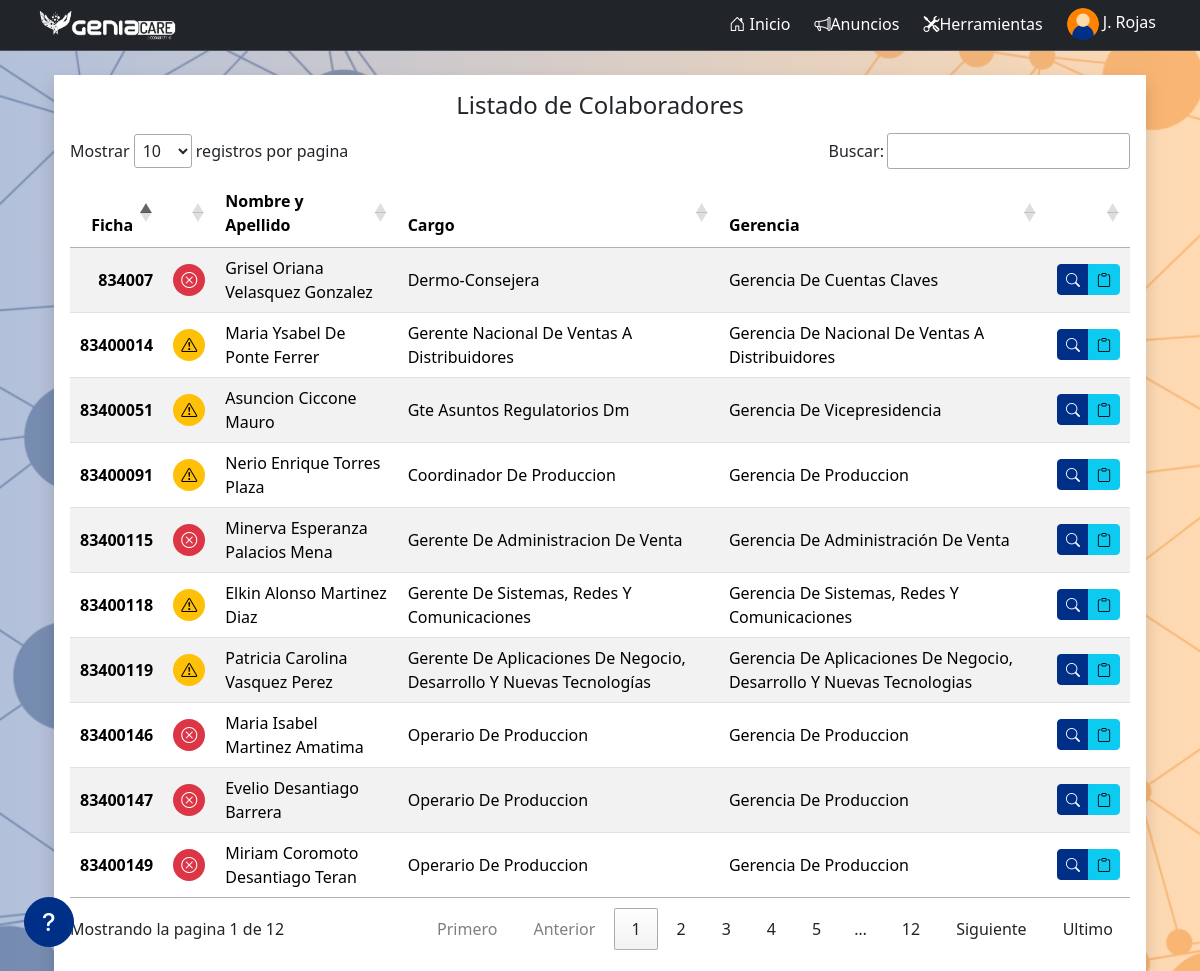
Page /search/ (signed in) on the committed database.
### performanceGC/models.py (models this page shows, shortened)
class Empleado(models.Model):
    imagen = models.ImageField(upload_to='images/', null=True, blank=True)
    nombre = models.TextField(max_length=200)
    apellido = models.TextField(max_length=200)
    cedula = models.IntegerField(default=0, unique=True)
    ficha = models.IntegerField(default=0, unique=True)
    ceco = models.CharField(max_length=15)
    fechaIngreso = models.DateField('Fecha de Ingreso', null=True, blank=True)
    fechaEgreso = models.DateField(null=True, blank=True)
    fechaNacimiento = models.DateField(null=True, blank=True)
    cargo = models.ForeignKey(Cargo, on_delete=models.CASCADE)
    usuario = models.OneToOneField(
        User, on_delete=models.CASCADE, null=True, blank=True)
    es_evaluado = models.BooleanField(default=True)
    history = HistoricalRecords()
    class Meta:
        ordering = ['ficha']
        verbose_name = 'Empleado'
        verbose_name_plural = 'Empleados'
    def __str__(self):
        return self.nombre + ' ' + self.apellido
    def get_short_name(self):
        return f'{self.nombre[0]}. {self.apellido.split()[0]}'.title()
    def tiene_objetivos(self):
        return self.objetivos_set.filter(periodo=Periodo.objects.get(is_active=True)).exists()
    def tiene_objetivos_por_aprobar(self):
        return self.objetivos_set.filter(is_aproved=False, periodo=Periodo.objects.get(is_active=True)).exists()

class Cargo(models.Model):
    nombreText = models.CharField(max_length=200)
    supervisor = models.ForeignKey(
        'self', on_delete=models.CASCADE, null=True, blank=True)
    nivel = models.ForeignKey(Niveles, on_delete=models.CASCADE, null=True)
    gerencia = models.ForeignKey(Gerencia, on_delete=models.CASCADE, null=True, blank=True)
    direccion = models.ForeignKey(Direccion, on_delete=models.CASCADE, null=True, blank=True)
    nombre_infocent = models.CharField(max_length=200, null=True, blank=True)
    is_active = models.BooleanField(default=True)
    history = HistoricalRecords()
    class Meta:
        ordering = ['nivel', 'nombreText']
        verbose_name = 'Cargo'
        verbose_name_plural = 'Cargos'
    def __str__(self):
        return self.nombreText

class Gerencia(models.Model):
    nombreText = models.CharField(max_length=200)
    direccion = models.ForeignKey(
        Direccion, on_delete=models.SET_NULL, null=True)
    departamento = models.ForeignKey(
        Departamento, on_delete=models.SET_NULL, null=True)
    debajo = models.ForeignKey(
        'self', on_delete=models.CASCADE, null=True, blank=True)
    history = HistoricalRecords()
    class Meta:
        ordering = ['id']
        verbose_name = 'Gerencia'
        verbose_name_plural = 'Gerencias'
    def __str__(self):
        return f'Gerencia de {self.nombreText}'

### performanceGC/views.py (the view)
# urls.py: path('search/', views.masterEmployee, name='search'),
@login_required
def masterEmployee(request):
    if request.user.is_staff:
        empleados = Empleado.objects.all().order_by(
            'cargo__nivel__valor').exclude(fechaEgreso__isnull=False)
    else:
        empleados = request.user.empleado.subordinados()
    return render(request, 'master.html', {
        'empleados': empleados
    })

### performanceGC/templatetags/custom_tags.py (called while the page is built)
@register.filter
def get_file_url(file_field):
    try:
        return file_field.url
    except ValueError:
        return None

### performanceGC/templates/master.html (shortened to what this page needs)
{% extends 'main.html' %}
{% block content %}
  <div class="container">
    <div class="row justify-content-center mt-4">
      <div class="col">
        <div class="card card-body border-0 rounded-0 shadow">
          <div class="table-responsive">
            <h4 class="text-center">Listado de Colaboradores</h4>
            <table class="table table-sm table-striped table-hover datatable" id="employeeTable">
              <thead>
                <tr>
                  <th scope="col">Ficha</th>
                  <th scope="col"></th>
                  <th scope="col">Nombre y Apellido</th>
                  <th scope="col">Cargo</th>
                  <th scope="col">Gerencia</th>
                  <th scope="col"></th>
                </tr>
              </thead>
              <tbody class="">
                {% for empleado in empleados %}
                  <tr class="align-middle">
                    <th scope="row">{{ empleado.ficha }}</th>
                    <td>
                      {% if empleado.tiene_objetivos %}
                        {% if empleado.tiene_objetivos_por_aprobar %}
                          <span class="p-2 badge rounded-pill text-bg-warning fs-6" data-bs-toggle="tooltip" data-bs-placement="top" title="El empleado tiene objetivos que requieren aprobación">
                            <i class="bi bi-exclamation-triangle"></i>
                          </span>
                        {% else %}
                          <span class="p-2 badge rounded-pill text-bg-success fs-6" data-bs-toggle="tooltip" data-bs-placement="top" title="El empleado tiene todos sus objetivos aprobados">
                            <i class="bi bi-check-circle"></i>
                            <div class="d-none">{{ empleado.tiene_objetivos_por_aprobar }}</div>
                          </span>
                        {% endif %}
                      {% else %}
                        <span class="p-2 badge rounded-pill text-bg-danger fs-6" data-bs-toggle="tooltip" data-bs-placement="top" title="El empleado no tiene objetivos">
                          <i class="bi bi-x-circle"></i>
                        </span>
                      {% endif %}
                    </td>
                    <td>{{ empleado.nombre|title }} {{ empleado.apellido|title }}</td>
                    <td>{{ empleado.cargo|title }}</td>
                    <td>{{ empleado.cargo.gerencia|title }}</td>
                    <td>
                      <div class="btn-group btn-group-sm">
                        <a class="btn btn-primary" href="{% url 'profile' empleado.ficha %}" data-bs-toggle="tooltip" data-bs-placement="top" title="Ver Perfil"><i class="bi bi-search"></i></a>
                        <a class="btn btn-info" href="{% url 'objectives' empleado.ficha %}" data-bs-toggle="tooltip" data-bs-placement="top" title="Ver Objetivos"><i class="bi bi-clipboard"></i></a>
                      </div>
                    </td>
                  </tr>
                {% endfor %}
              </tbody>
            </table>
          </div>
        </div>
      </div>
    </div>
  </div>
{% endblock %}

### performanceGC/templates/partials/navbar.html (shortened to what this page needs)
{% load static %}
{% load custom_tags %}
<nav class="navbar navbar-expand-lg bg-dark border-bottom border-bottom-dark py-0 sticky-md-top" data-bs-theme="dark">
  <div class="container-fluid mx-4">
    <a class="navbar-brand" href="{% url 'index' %}"><img src="{% static 'logo.png' %}" alt="GeniaCare" height="36" class="logo" /></a>
    {% if user.is_authenticated %}
      <div class="collapse navbar-collapse" id="navbarSupportedContent">
        <ul class="navbar-nav ms-auto mb-2 mb-lg-0 gap-2 align-items-center">
          <li class="nav-item-gc">
            <a class="nav-link {% if request.resolver_match.url_name == 'index' %}active{% endif %} fs-6" aria-current="page" href="{% url 'index' %}">
              <i class="bi bi-house-door"></i>
              Inicio
            </a>
          </li>
          <li class="nav-item-gc">
            <a class="nav-link fs-6 bi bi-megaphone {% if request.resolver_match.url_name == 'announcements' %}active{% endif %}" aria-current="page" href="{% url 'announcements' %}">Anuncios</a>
          </li>
          {% if user.is_staff %}
            <li class="nav-item-gc">
              <button class="nav-link fs-6 bi bi-tools" data-bs-toggle="offcanvas" href="#offcanvasTools" role="button" aria-controls="offcanvasTools" aria-expanded="false">Herramientas</button>
            </li>
          {% endif %}
          <li class="nav-item-gc">
            <button class="nav-link fs-6" data-bs-toggle="offcanvas" href="#offcanvasUser" role="button" aria-controls="offcanvasUser" aria-expanded="false">
              {% with default_avatar_name='default-avatar.png' %}
                {% static default_avatar_name as default_avatar_url %}
                <img src="{{ user.empleado.imagen|get_file_url|default:default_avatar_url }}" alt="Sin imagen" onerror="this.onerror=null;this.src='{{ default_avatar_url }}';" class="rounded-circle" style="width: 32px; height: 32px; image-rendering: auto; object-fit: cover;" />
              {% endwith %}
              {{ user.empleado.get_short_name }}
            </button>
          </li>
        </ul>
      </div>
    {% else %}
      <ul class="navbar-nav ms-auto">
        <li class="nav-item-gc">
          <a class="nav-link fs-6 {% if request.resolver_match.url_name == 'account_login' %}active{% endif %}" aria-current="page" href="{% url 'account_login' %}">Iniciar Sesión</a>
        </li>
      </ul>
    {% endif %}
  </div>
</nav>

### rows in the picture
Empleado: ficha "83400014", nombre "Maria Ysabel", apellido "De Ponte Ferrer", cargo "Gerente Nacional De Ventas A Distribuidores", cargo.gerencia "Gerencia De Nacional De Ventas A Distribuidores"
Empleado: ficha "83400118", nombre "Elkin Alonso", apellido "Martinez Diaz", cargo "Gerente De Sistemas, Redes Y Comunicaciones", cargo.gerencia "Gerencia De Sistemas, Redes Y Comunicaciones"
Empleado: ficha "83400119", nombre "Patricia Carolina", apellido "Vasquez Perez", cargo "Gerente De Aplicaciones De Negocio, Desarrollo Y Nuevas Tecnologías", cargo.gerencia "Gerencia De Aplicaciones De Negocio, Desarrollo Y Nuevas Tecnologias"
Empleado: ficha "83400115", nombre "Minerva Esperanza", apellido "Palacios Mena", cargo "Gerente De Administracion De Venta", cargo.gerencia "Gerencia De Administración De Venta"
Empleado: ficha "83400051", nombre "Asuncion", apellido "Ciccone Mauro", cargo "Gte Asuntos Regulatorios Dm", cargo.gerencia "Gerencia De Vicepresidencia"
Empleado: ficha "83400091", nombre "Nerio Enrique", apellido "Torres Plaza", cargo "Coordinador De Produccion", cargo.gerencia "Gerencia De Produccion"
Empleado: ficha "834007", nombre "Grisel Oriana", apellido "Velasquez Gonzalez", cargo "Dermo-Consejera", cargo.gerencia "Gerencia De Cuentas Claves"
Empleado: ficha "83400146", nombre "Maria Isabel", apellido "Martinez Amatima", cargo "Operario De Produccion", cargo.gerencia "Gerencia De Produccion"
Empleado: ficha "83400147", nombre "Evelio", apellido "Desantiago Barrera", cargo "Operario De Produccion", cargo.gerencia "Gerencia De Produccion"
Empleado: ficha "83400149", nombre "Miriam Coromoto", apellido "Desantiago Teran", cargo "Operario De Produccion", cargo.gerencia "Gerencia De Produccion"

### other values in the picture
{{ user.empleado.get_short_name }} "J. Rojas"
